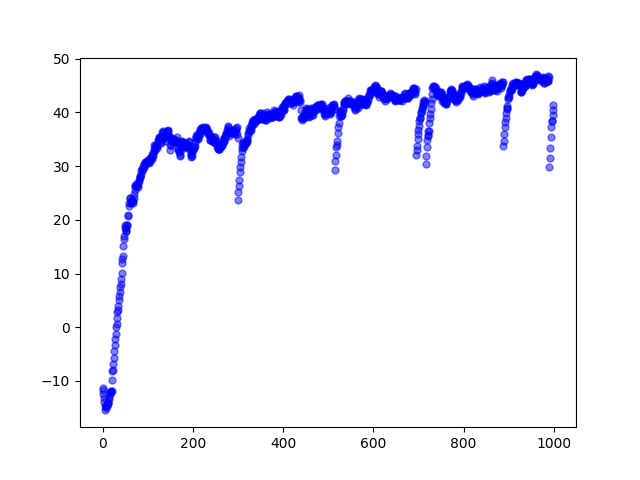

Source code (Python):
# Evolution Strategies BipedalWalker-v2
# Code first taken from 404akhan's BipedalWalker-v2 solution posted here: https://gym.openai.com/evaluations/eval_QjN2JTCQRFu7rNgm0iGy4A/
# gives good solution at around iter 100 in 5 minutes
# for testing model set reload=True

import gym
import numpy as np
import _pickle as pickle
import pprint
import sys
import math


import matplotlib.pyplot as plt #matplotlib is for graphing

env = gym.make('BipedalWalker-v2')
np.random.seed(10)

hl_size = 100 #hidden layer size
version = 1
npop = 100 # number of episodes 
sigma = 0.1
alpha = 0.03
iter_num = 300
aver_reward = None
allow_writing = True
reload = False # reload = True basically loads a pre-made (and pretty good) model - it's supposed to be kind of a demo
iterations = 1000

#graphing set up
areward = []



print(hl_size, version, npop, sigma, alpha, iter_num)

if reload:
    model = pickle.load(open('model-pedal%d.p' % version, 'rb')) # loads pre-made model
else: # creates new, random model
    model = {}
    #np.random.randn fills with random samples from standardized normal distribution
    model['W1'] = np.random.randn(24, hl_size) / np.sqrt(24) # input-hiddenlayer ... 24 x hl_size
    model['W2'] = np.random.randn(hl_size, 4) / np.sqrt(hl_size) # hiddenlayer-output

def atan(x):
  return (2/np.pi) * np.arctan(((np.pi)/2)*x)

def get_action(state, model):
    #print(state)
    hl = np.matmul(state, model['W1'])
    hl = atan(hl)
    action = np.matmul(hl, model['W2'])
    action = atan(action)
    #env.render()
    return action


def f(model, render=False):
    state = env.reset() #resets environment
    total_reward = 0 #resets reward
    for t in range(iter_num):
        if render: env.render()

        action = get_action(state, model) #choose action based on current state and model
        state, reward, done, info = env.step(action)
        total_reward += reward # tracks rewards

        if done: #done retrieved from ^^ 
            break
    return total_reward

if reload:
    iter_num = 10000
    for i_episode in range(10): #runs only 10 episodes
        print(f(model, True))
    sys.exit('demo finished') # quits running program when demo is over

for i in range(iterations):
    N = {}
    for k, v in model.items():
        N[k] = np.random.randn(npop, v.shape[0], v.shape[1])
                                # 24 x hl_size  # hl_size x 4
    R = np.zeros(npop) # makes a list with npop elements and fills it with zeros

    for j in range(npop):
        model_try = {}
        for k, v in model.items():
            model_try[k] = v + sigma*N[k][j] #parameters based on random variables assigned in previous for loop
        R[j] = f(model_try) # runs an episode with these 50 similar models

    A = (R - np.mean(R)) / np.std(R) #transforming data to normal standard distribution
    for k in model:
        model[k] = model[k] + alpha/(npop*sigma) * np.dot(N[k].transpose(1, 2, 0), A) #adjusts parameters based on normal standard distribution

    cur_reward = f(model)
    aver_reward = aver_reward * 0.9 + cur_reward * 0.1 if aver_reward != None else cur_reward
    print('iter %d, cur_reward %.2f, aver_reward %.2f' % (i, cur_reward, aver_reward))
    
    #Code for graphing
    areward.append(aver_reward)
    
    if i == iterations-1:
        iters = [j for j in range(len(areward))]
        print(iters)
        plt.scatter(iters,areward, np.pi * 8, 'blue', alpha=0.5)
        plt.savefig('atan')

    #End of graphing code
    if i % 10 == 0 and allow_writing:
        pickle.dump(model, open('model-pedal%d.p' % version, 'wb'))
